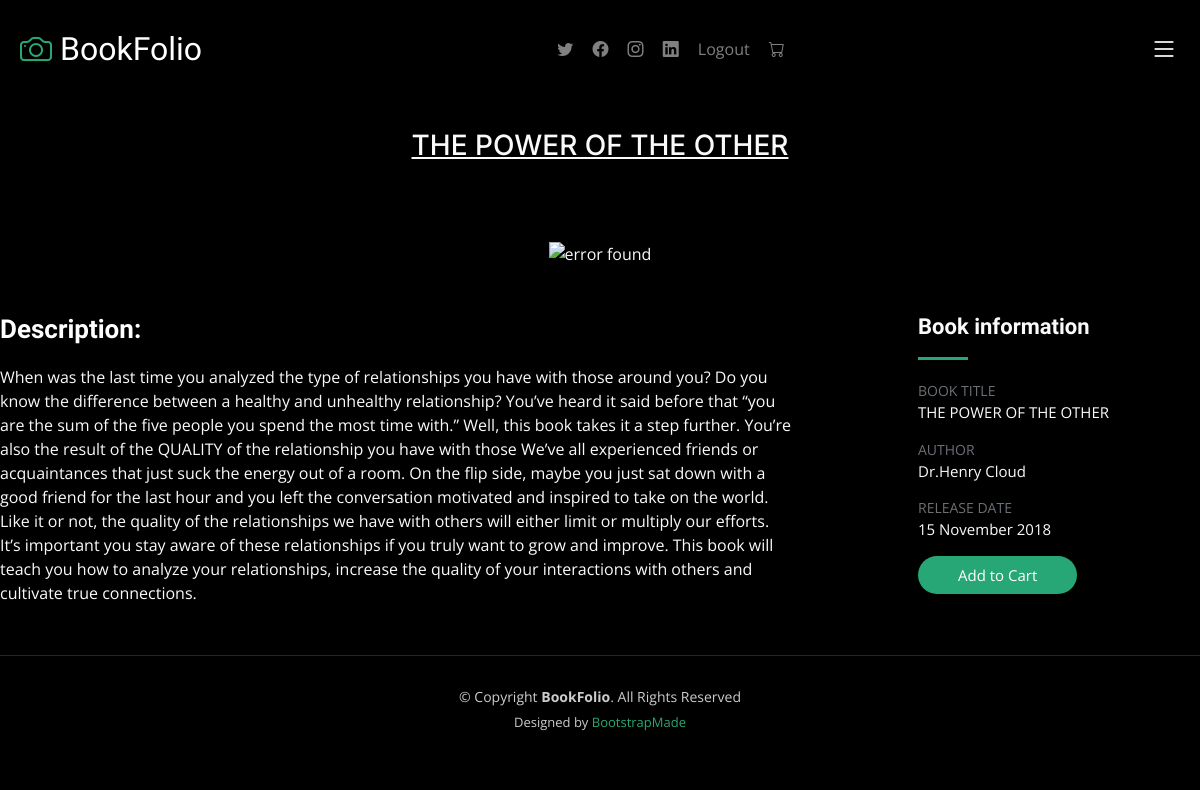
The page /gallery1/the-power-of-the-other on the database its author committed.
### bookDB/models.py (models this page shows)
class bookColumn(models.Model):
    bookDB_title = models.CharField(max_length=50)
    bookDB_imglink = models.CharField(max_length=300)
    bookDB_price = models.CharField(max_length=300)
    bookDB_des = models.TextField()
    bookDB_author = models.CharField(max_length=50)
    bookDB_releaseDate = models.CharField(max_length=20)
    bookDB_slug = AutoSlugField(populate_from = 'bookDB_title',unique=True,null=True,default=None)

### BookFolio/views.py (the view)
# urls.py: path('gallery1/<slug>', views.gallery1),
def gallery1(request,slug):
    booksData = bookColumn.objects.get(bookDB_slug = slug)
    data={'booksData':booksData}
    return render(request,"gallery1.html",data)

### templates/gallery1.html (shortened to what this page needs)
{% extends "base.html" %}
{% block content %}
<main id="main" data-aos="fade" data-aos-delay="1500">
        <div class="page-header d-flex align-items-center">
            <div class="container position-relative">
                <div class="row d-flex justify-content-center">
                    <div class="col-lg-6 text-center">
                        <h3><u>{{booksData.bookDB_title}}</u></h3>
                    </div>
                </div>
            </div>
        </div>
        <section id="gallery-single" class="gallery-single">
            <div class="container">
                            <div style="">
                                <center><img src="{{booksData.bookDB_imglink}}" alt="error found">
                            </div>
                </div>
                <div class="row justify-content-between gy-4 mt-4">
                    <div class="col-lg-8">
                        <div class="portfolio-description">
                            <h2>Description: </h2>
                            <p>{{booksData.bookDB_des}}
                               </p>
                        </div>
                    </div>
                    <div class="col-lg-3">
                        <div class="portfolio-info">
                            <h3>Book information</h3>
                            <ul>
                                <li><strong>BOOK TITLE</strong> <span>{{booksData.bookDB_title}}</span></li>
                                <li><strong>AUTHOR</strong> <span>{{booksData.bookDB_author}}</span></li>
                                <li><strong>RELEASE DATE</strong> <span>{{booksData.bookDB_releaseDate}}
                                </span></li>
                                <li><a href="/cart/{{booksData.bookDB_slug}}" class="btn-visit align-self-start">Add to Cart</a></li>
                            </ul>
                        </div>
                    </div>
                </div>
        </section>
    </main>
{% endblock  %}

### static/css/main.css (style rules this page uses)
:root { --font-default: "Open Sans", system-ui, -apple-system, "Segoe UI", Roboto, "Helvetica Neue", Arial, "Noto Sans", "Liberation Sans", sans-serif, "Apple Color Emoji", "Segoe UI Emoji", "Segoe UI Symbol", "Noto Color Emoji"; --font-primary: "Inter", sans-serif; --font-secondary: "Cardo", sans-serif; }
:root { --color-default: #fafafa; --color-primary: #27a776; --color-secondary: #161718; }
:root { scroll-behavior: smooth; }
a { color: var(--color-primary); text-decoration: none; }
h1, h2, h3, h4, h5, h6 { font-family: var(--font-primary); }
.page-header { padding: 120px 0 60px 0; min-height: 30vh; position: relative; }
.gallery-single .portfolio-info h3 { font-size: 22px; font-weight: 700; margin-bottom: 20px; padding-bottom: 20px; position: relative; font-family: var(--font-secondary); }
.gallery-single .portfolio-info h3:after { content: ""; position: absolute; display: block; width: 50px; height: 3px; background: var(--color-primary); left: 0; bottom: 0; }
.gallery-single .portfolio-info ul { list-style: none; padding: 0; font-size: 15px; }
.gallery-single .portfolio-info ul li { display: flex; flex-direction: column; padding-bottom: 15px; }
.gallery-single .portfolio-info ul strong { text-transform: uppercase; font-weight: 400; color: #6b7075; font-size: 14px; }
.gallery-single .portfolio-info .btn-visit { padding: 8px 40px; background: var(--color-primary); color: #fff; border-radius: 50px; transition: 0.3s; }
.gallery-single .portfolio-description h2 { font-size: 26px; font-weight: 700; margin-bottom: 20px; color: #fff; font-family: var(--font-secondary); }
.gallery-single .portfolio-description p { padding: 0; }

### rows shown on the page
bookColumn: bookDB_title "THE POWER OF THE OTHER", bookDB_des "When was the last time you analyzed the type of relationships you have with those around you? Do you know the difference between a healthy and unhealthy relationship? You’ve heard it said before that “you are the sum of the five people you spend the most time with.” Well, this book takes it a step further. You’re also the result of the QUALITY of the relationship you have with those We’ve all experienced friends or acquaintances that just suck the energy out of a room. On the flip side, maybe you just sat down with a good friend for the last hour and you left the conversation motivated and inspired to take on the world. Like it or not, the quality of the relationships we have with others…", bookDB_author "Dr.Henry Cloud", bookDB_releaseDate "15 November 2018"
